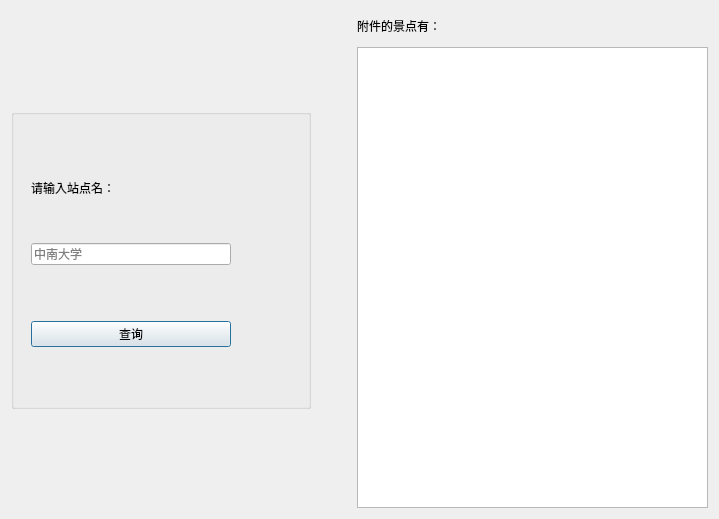
<?xml version="1.0" encoding="UTF-8"?>
<ui version="4.0">
 <class>AttractionInquiryDialog</class>
 <widget class="QDialog" name="AttractionInquiryDialog">
  <property name="geometry">
   <rect>
    <x>0</x>
    <y>0</y>
    <width>719</width>
    <height>519</height>
   </rect>
  </property>
  <property name="windowTitle">
   <string>Dialog</string>
  </property>
  <layout class="QHBoxLayout" name="horizontalLayout_2">
   <item>
    <layout class="QHBoxLayout" name="horizontalLayout">
     <item>
      <widget class="QGroupBox" name="groupBox">
       <property name="sizePolicy">
        <sizepolicy hsizetype="Fixed" vsizetype="Fixed">
         <horstretch>0</horstretch>
         <verstretch>0</verstretch>
        </sizepolicy>
       </property>
       <property name="minimumSize">
        <size>
         <width>300</width>
         <height>300</height>
        </size>
       </property>
       <property name="title">
        <string/>
       </property>
       <widget class="QWidget" name="gridLayoutWidget">
        <property name="geometry">
         <rect>
          <x>20</x>
          <y>30</y>
          <width>271</width>
          <height>251</height>
         </rect>
        </property>
        <layout class="QGridLayout" name="gridLayout">
         <item row="1" column="1">
          <spacer name="horizontalSpacer_2">
           <property name="orientation">
            <enum>Qt::Horizontal</enum>
           </property>
           <property name="sizeType">
            <enum>QSizePolicy::Expanding</enum>
           </property>
           <property name="sizeHint" stdset="0">
            <size>
             <width>40</width>
             <height>20</height>
            </size>
           </property>
          </spacer>
         </item>
         <item row="0" column="0">
          <widget class="QLabel" name="label">
           <property name="sizePolicy">
            <sizepolicy hsizetype="Preferred" vsizetype="Fixed">
             <horstretch>0</horstretch>
             <verstretch>0</verstretch>
            </sizepolicy>
           </property>
           <property name="minimumSize">
            <size>
             <width>200</width>
             <height>0</height>
            </size>
           </property>
           <property name="text">
            <string>请输入站点名：</string>
           </property>
          </widget>
         </item>
         <item row="1" column="0">
          <widget class="QLineEdit" name="lineEdit">
           <property name="sizePolicy">
            <sizepolicy hsizetype="Expanding" vsizetype="Fixed">
             <horstretch>0</horstretch>
             <verstretch>0</verstretch>
            </sizepolicy>
           </property>
           <property name="minimumSize">
            <size>
             <width>0</width>
             <height>0</height>
            </size>
           </property>
           <property name="placeholderText">
            <string>中南大学</string>
           </property>
          </widget>
         </item>
         <item row="3" column="0">
          <widget class="QPushButton" name="attpushButton">
           <property name="text">
            <string>查询</string>
           </property>
          </widget>
         </item>
         <item row="2" column="0">
          <spacer name="verticalSpacer">
           <property name="orientation">
            <enum>Qt::Vertical</enum>
           </property>
           <property name="sizeType">
            <enum>QSizePolicy::Fixed</enum>
           </property>
           <property name="sizeHint" stdset="0">
            <size>
             <width>20</width>
             <height>10</height>
            </size>
           </property>
          </spacer>
         </item>
        </layout>
       </widget>
      </widget>
     </item>
     <item>
      <spacer name="horizontalSpacer">
       <property name="orientation">
        <enum>Qt::Horizontal</enum>
       </property>
       <property name="sizeType">
        <enum>QSizePolicy::Fixed</enum>
       </property>
       <property name="sizeHint" stdset="0">
        <size>
         <width>40</width>
         <height>20</height>
        </size>
       </property>
      </spacer>
     </item>
     <item>
      <layout class="QVBoxLayout" name="verticalLayout">
       <item>
        <widget class="QLabel" name="label_2">
         <property name="sizePolicy">
          <sizepolicy hsizetype="Preferred" vsizetype="Fixed">
           <horstretch>0</horstretch>
           <verstretch>0</verstretch>
          </sizepolicy>
         </property>
         <property name="minimumSize">
          <size>
           <width>0</width>
           <height>30</height>
          </size>
         </property>
         <property name="text">
          <string>附件的景点有：</string>
         </property>
        </widget>
       </item>
       <item>
        <widget class="QTextBrowser" name="textBrowser"/>
       </item>
      </layout>
     </item>
    </layout>
   </item>
  </layout>
 </widget>
 <resources/>
 <connections/>
</ui>
